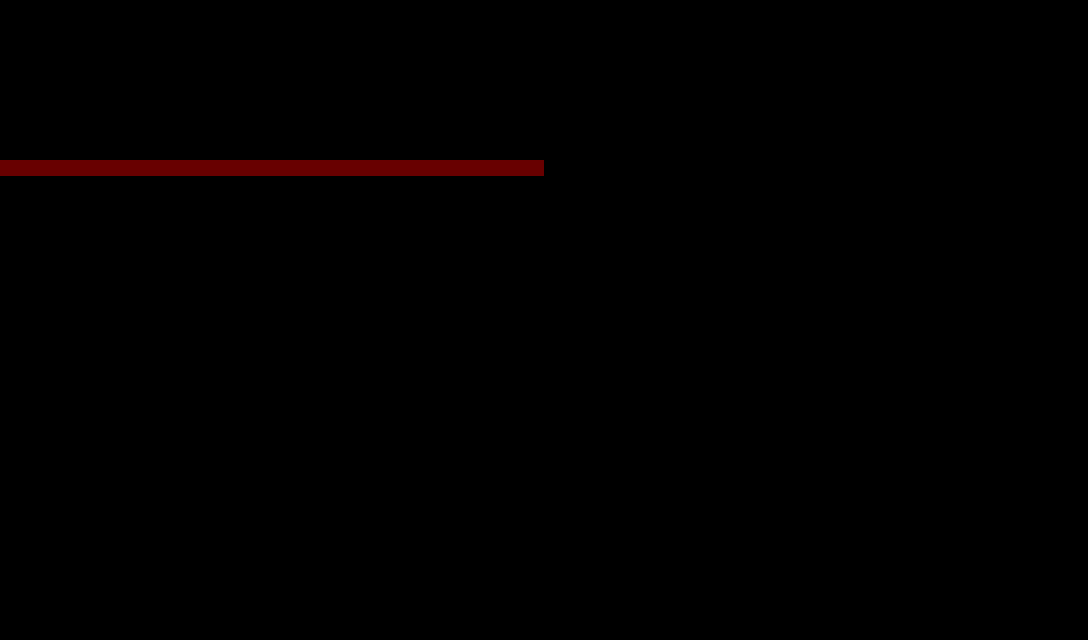

Tiled map render using the project's own tile images. Description and the map definition, with tile-layer contents summarised, below:
An orthogonal 68x40 tile map with 16x16 px tiles, 8 tile layers (Background, Down Decorations, Decorations, Up Decorations, ...), 2 tilesets and 1 object (Teleporters).

<map version="1.0" orientation="orthogonal" renderorder="right-down" width="68" height="40" tilewidth="16" tileheight="16" nextobjectid="70">
 <properties>
  <property name="music" value="the_mansion" />
  <property name="music_loop" value="0" />
 </properties>
 <tileset firstgid="1" name="collisions" tilewidth="16" tileheight="16">
  <image source="tiles/collisions.png" width="128" height="128" />
 </tileset>
 <tileset firstgid="65" name="mansion" tilewidth="16" tileheight="16">
  <image source="tiles/mansion.png" width="512" height="448" />
 </tileset>
 <layer name="Background" width="68" height="40">
  <data>[2720 cells, 0 non-empty, 0 distinct tile ids]</data>
 </layer>
 <layer name="Down Decorations" width="68" height="40">
  <data>[2720 cells, 0 non-empty, 0 distinct tile ids]</data>
 </layer>
 <layer name="Decorations" width="68" height="40">
  <data>[2720 cells, 0 non-empty, 0 distinct tile ids]</data>
 </layer>
 <layer name="Up Decorations" width="68" height="40">
  <data>[2720 cells, 0 non-empty, 0 distinct tile ids]</data>
 </layer>
 <layer name="Ground" width="68" height="40">
  <data>[2720 cells, 0 non-empty, 0 distinct tile ids]</data>
 </layer>
 <layer name="Superior" width="68" height="40">
  <data>[2720 cells, 0 non-empty, 0 distinct tile ids]</data>
 </layer>
 <layer name="High" width="68" height="40">
  <data>[2720 cells, 0 non-empty, 0 distinct tile ids]</data>
 </layer>
 <layer name="Collisions" width="68" height="40" opacity="0.41">
  <data>[2720 cells, 34 non-empty, 1 distinct tile ids]</data>
 </layer>
 <objectgroup name="Objects" opacity="0.9">
  <object id="69" name="ClassicTeleporter" type="Teleporters" x="0" y="32" width="16" height="128">
   <properties>
    <property name="direction" value="left" />
    <property name="to_id" value="67" />
    <property name="to_map" value="mansion-entrance" />
   </properties>
  </object>
 </objectgroup>
</map>
